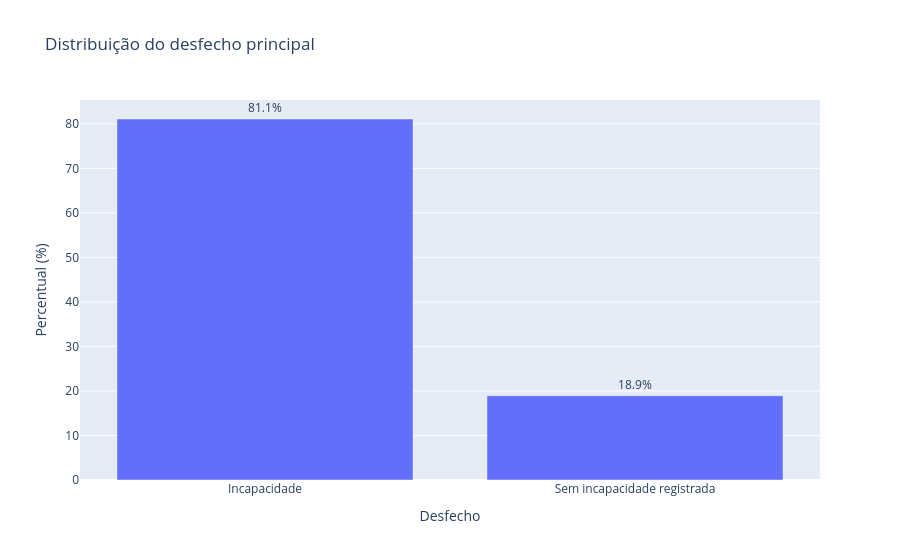

The cell this chart's notebook holds for it:
### Code cell
# ============================================================
# 12. DASHBOARD EXPLORATÓRIO VISUAL
# ============================================================

print("\n" + "=" * 70)
print("DASHBOARD EXPLORATÓRIO")
print("=" * 70)

import plotly.express as px
import plotly.graph_objects as go


# ============================================================
# FIGURA 1 — DISTRIBUIÇÃO DO DESFECHO
# ============================================================

fig_target = px.bar(
    eda_target,
    x="DESCRICAO",
    y="PERCENTUAL",
    text="PERCENTUAL",
    title="Distribuição do desfecho principal"
)

fig_target.update_traces(
    texttemplate="%{text:.1f}%",
    textposition="outside"
)

fig_target.update_layout(
    xaxis_title="Desfecho",
    yaxis_title="Percentual (%)",
    showlegend=False
)

fig_target.show()


# ============================================================
# FIGURA 2 — DISTRIBUIÇÃO DA IDADE
# ============================================================

fig_idade = px.histogram(
    df_eda,
    x="IDADE_ANOS",
    nbins=35,
    title="Distribuição da idade na coorte analítica"
)

fig_idade.update_layout(
    xaxis_title="Idade (anos)",
    yaxis_title="Número de registros"
)

fig_idade.show()


# ============================================================
# FIGURA 3 — BOXPLOT DA IDADE
# ============================================================

fig_box_idade = px.box(
    df_eda,
    y="IDADE_ANOS",
    points="outliers",
    title="Distribuição da idade e valores extremos"
)

fig_box_idade.update_layout(
    yaxis_title="Idade (anos)"
)

fig_box_idade.show()


# ============================================================
# FIGURA 4 — INCAPACIDADE POR FAIXA ETÁRIA
# ============================================================

idade_target = (
    df_eda
    .dropna(
        subset=[
            "FAIXA_ETARIA",
            "TARGET_INCAPACIDADE"
        ]
    )
    .groupby(
        "FAIXA_ETARIA",
        observed=True
    )["TARGET_INCAPACIDADE"]
    .agg(
        TOTAL="count",
        INCAPACIDADE="sum"
    )
    .reset_index()
)

idade_target["PERCENTUAL_INCAPACIDADE"] = (
    idade_target["INCAPACIDADE"]
    / idade_target["TOTAL"]
    * 100
).round(2)

fig_idade_target = px.bar(
    idade_target,
    x="FAIXA_ETARIA",
    y="PERCENTUAL_INCAPACIDADE",
    text="PERCENTUAL_INCAPACIDADE",
    title="Percentual de incapacidade por faixa etária"
)

fig_idade_target.update_traces(
    texttemplate="%{text:.1f}%",
    textposition="outside"
)

fig_idade_target.update_layout(
    xaxis_title="Faixa etária",
    yaxis_title="Incapacidade (%)"
)

fig_idade_target.show()


# ============================================================
# FIGURA 5 — PRINCIPAIS GRUPOS CID
# ============================================================

if "GRUPO_CID" in df_eda.columns:

    cid_plot = (
        df_eda["GRUPO_CID"]
        .value_counts()
        .head(10)
        .rename_axis("GRUPO_CID")
        .reset_index(name="N")
    )

    cid_plot["PERCENTUAL"] = (
        cid_plot["N"]
        / len(df_eda)
        * 100
    ).round(2)

    fig_cid = px.bar(
        cid_plot,
        x="GRUPO_CID",
        y="PERCENTUAL",
        text="PERCENTUAL",
        title="Principais grupos CID na coorte"
    )

    fig_cid.update_traces(
        texttemplate="%{text:.1f}%",
        textposition="outside"
    )

    fig_cid.update_layout(
        xaxis_title="Grupo CID",
        yaxis_title="Percentual (%)"
    )

    fig_cid.show()


# ============================================================
# FIGURA 6 — AUSÊNCIA DE DADOS
# ============================================================

missing_plot = (
    eda_missing
    .loc[
        eda_missing[
            "PERCENTUAL_AUSENTE"
        ] > 0
    ]
    .head(15)
    .sort_values(
        "PERCENTUAL_AUSENTE",
        ascending=True
    )
)

fig_missing = px.bar(
    missing_plot,
    x="PERCENTUAL_AUSENTE",
    y="VARIAVEL",
    orientation="h",
    text="PERCENTUAL_AUSENTE",
    title="Variáveis com maior percentual de dados ausentes"
)

fig_missing.update_traces(
    texttemplate="%{text:.1f}%",
    textposition="outside"
)

fig_missing.update_layout(
    xaxis_title="Percentual ausente (%)",
    yaxis_title="Variável"
)

fig_missing.show()


# ============================================================
# FIGURA 7 — INCAPACIDADE POR SEXO
# ============================================================

sexo_target = (
    df_eda
    .dropna(
        subset=[
            "CS_SEXO",
            "TARGET_INCAPACIDADE"
        ]
    )
    .groupby(
        "CS_SEXO"
    )["TARGET_INCAPACIDADE"]
    .agg(
        TOTAL="count",
        INCAPACIDADE="sum"
    )
    .reset_index()
)

sexo_target["SEXO_DESC"] = (
    sexo_target["CS_SEXO"]
    .map(mapa_sexo)
)

sexo_target["PERCENTUAL_INCAPACIDADE"] = (
    sexo_target["INCAPACIDADE"]
    / sexo_target["TOTAL"]
    * 100
).round(2)

fig_sexo = px.bar(
    sexo_target,
    x="SEXO_DESC",
    y="PERCENTUAL_INCAPACIDADE",
    text="PERCENTUAL_INCAPACIDADE",
    title="Percentual de incapacidade segundo sexo"
)

fig_sexo.update_traces(
    texttemplate="%{text:.1f}%",
    textposition="outside"
)

fig_sexo.update_layout(
    xaxis_title="Sexo",
    yaxis_title="Incapacidade (%)"
)

fig_sexo.show()


# ============================================================
# 13. RESUMO VISUAL
# ============================================================

print("\n" + "=" * 70)
print("DASHBOARD EXPLORATÓRIO CONCLUÍDO")
print("=" * 70)

print(
    "✓ Distribuição do desfecho visualizada."
)

print(
    "✓ Distribuição e valores extremos da idade visualizados."
)

print(
    "✓ Incapacidade por faixa etária apresentada."
)

print(
    "✓ Perfil diagnóstico apresentado."
)

print(
    "✓ Ausência de dados visualizada."
)

print(
    "✓ Incapacidade segundo sexo apresentada."
)

### Figure 1 — Plotly figure (JSON) as saved in the notebook; plotly's stock layout.template omitted (floating-point values rounded to 4 significant figures)
{"data": [{"hovertemplate": "DESCRICAO=%{x}<br>PERCENTUAL=%{text}<extra></extra>", "legendgroup": "", "marker": {"color": "#636efa", "pattern": {"shape": ""}}, "name": "", "orientation": "v", "showlegend": false, "text": [81.08, 18.92], "textposition": "outside", "texttemplate": "%{text:.1f}%", "type": "bar", "x": ["Incapacidade", "Sem incapacidade registrada"], "xaxis": "x", "y": [81.08, 18.92], "yaxis": "y"}], "layout": {"barmode": "relative", "legend": {"tracegroupgap": 0}, "showlegend": false, "title": {"text": "Distribuição do desfecho principal"}, "xaxis": {"anchor": "y", "domain": [0, 1], "title": {"text": "Desfecho"}}, "yaxis": {"anchor": "x", "domain": [0, 1], "title": {"text": "Percentual (%)"}}}}
